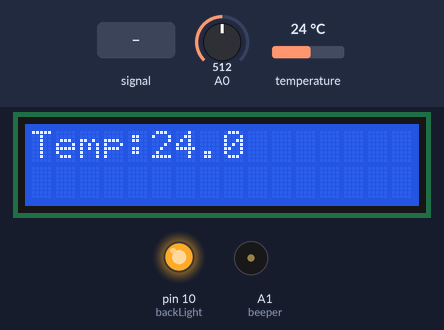
Bench run of a sketch on a simulated Arduino Uno, built with avr-gcc and run on an emulated ATmega328P. Shown: 16×2 character LCD, output pins drawn as LEDs (lit = HIGH), buzzer (waves = sounding). Inputs (shaded band) come from the test bench; at power-on: A0 = 512, temperature 24 °C. What the sketch prints to the serial monitor is not drawn.

Above: at 2.3 s.
2.4 s: A0 fed a 200 Hz sine of ±81 counts around its level
4.5 s: A0 set to 370
10.5 s: temperature set to 12 °C
At 12.4 s:
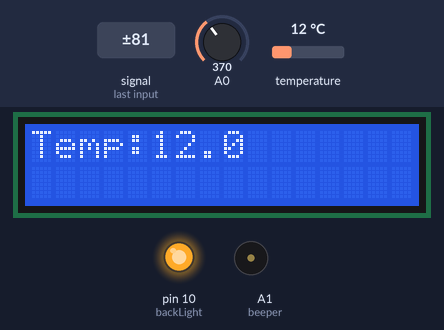
15.1 s: temperature set to 19 °C
At 16.2 s:
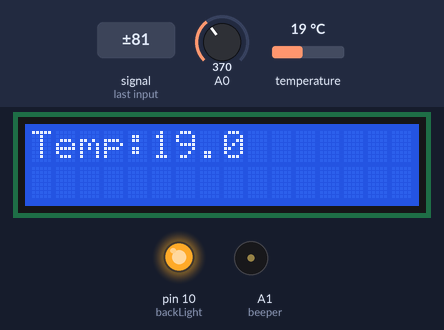
18.9 s: A0 set to 537
20.9 s: A0 set to 572
Timing chart, 0 to 23.9 s (numbered marks = the images above; inputs shaded):
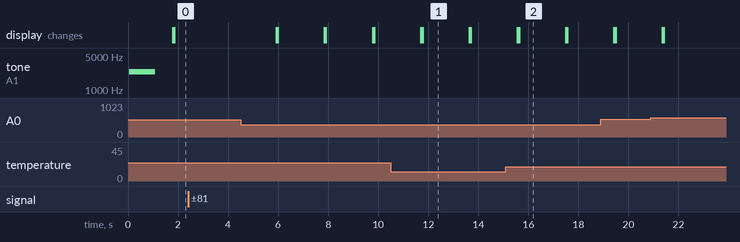

The sketch:

lcd_keypad_sketch_20nov16.ino
```cpp
//libraries
#include <Wire.h>
#include <RTClib.h>
#include <LiquidCrystal.h>
#include <OneWire.h>

//initialisation of the lcd
LiquidCrystal lcd(8, 9, 4, 5, 6, 7);
//temperature sensor
int DS18S20_Pin = 2; //DS18S20 Signal pin on digital 2

//Temperature chip i/o
OneWire ds(DS18S20_Pin); // on digital pin 2

// define variablesfor the lcd and keypad
bool backLightOn = 1;
int lcd_key = 0;
int adc_key_in = 0;

//define variables for the use of peltier and the fan
int peltier = 3; //The N-Channel MOSFET is on digital pin 3
int power = 0; //Power level from 0 to 99%
int peltier_level = map(power, 0, 99, 0, 255); //This is a value from 0 to 255 that actually controls the MOSFET

// define constants
const int backLight = 10;
const int pirPin = 16;
#define btnRIGHT  0
#define btnUP     1
#define btnDOWN   2
#define btnLEFT   3
#define btnSELECT 4
#define btnNONE   5
#define beeper A1
#define shortBeep 100
#define longBeep  500

void setup (void) {
  Serial.begin(9600);           //display info in console
  pinMode(backLight, OUTPUT);   //set pin to control backlight of the display
  digitalWrite(backLight, LOW); // turn backlight off
  pinMode(beeper, OUTPUT);
  digitalWrite(beeper, LOW);
// test the beeper sound by oscillating the driving signal at high frequency
   for( int j=0; j<2400; j++ ){
      digitalWrite(beeper, HIGH);
      delayMicroseconds(208);
      digitalWrite(beeper, LOW);
      delayMicroseconds(208);
   }

  Wire.begin();
  digitalWrite(backLight, HIGH); // turn backlight on
}

void loop (void) {
  float temperature = getTemp(); //will take about 750ms to run
  Serial.println(temperature);
  digitalTempDisplay(temperature); // update temperature

  for (int i = 0; i < 10000; i++)
  {
    button_loop(); //check for button pushed
  }
}

void printDigits(byte digits)
{
  // utility function for digital clock display: prints preceding colon and leading 0
  lcd.print(":");
  if(digits < 10)
    lcd.print('0');
  lcd.print(digits,DEC);
}

void digitalTempDisplay(float temperature)
{
  //sound alarm
  //setOffAlarm();
  int temp_int = temperature;
  int temp_dec = 100 * (temperature - temp_int);
  lcdClear();
  lcd.print("Temp:");
  lcd.print(temp_int,DEC);
  lcd.print(".");
  lcd.print(temp_dec,DEC);
  //printDigits(temperature);

}

void button_loop()
{
  int button = read_LCD_buttons();
  if (button == btnSELECT)
  {
    timedBeep(shortBeep,1);
    //selectMenu();
  }
}


// read the buttons
int read_LCD_buttons()
{
  adc_key_in = analogRead(0);      // read the value from the sensor
  // my buttons when read are centered at these valies: 0, 144, 329, 504, 741
  // we add approx 50 to those values and check to see if we are close
  if (adc_key_in > 1000) return btnNONE; // We make this the 1st option for speed reasons since it will be the most likely result
  if (adc_key_in < 50)   return btnRIGHT;
  if (adc_key_in < 195)  return btnUP;
  if (adc_key_in < 380)  return btnDOWN;
  if (adc_key_in < 555)  return btnLEFT;
  if (adc_key_in < 790)  return btnSELECT;
  return btnNONE;  // when all others fail, return this...

}

void timedBeep(int beepTime, int beepCount)
{
  for (int i = 0; i < beepCount; i ++)
  {
    digitalWrite(beeper, HIGH);
    delay(beepTime);
    digitalWrite(beeper, LOW);
    delay(beepTime);
  }
}

void lcdClear(){
  // 8/1/2012 Fixed default day and hour settings on set date/time
  //lastDay = 0;
  //lastMinute = 0;
  //resetClock = true;
  lcd.clear();
  lcd.begin(16,2);
  lcd.setCursor(0,0);
}

float getTemp(){
 //returns the temperature from one DS18S20 in DEG Celsius

 byte data[12];
 byte addr[8];

 if ( !ds.search(addr)) {
   //no more sensors on chain, reset search
   ds.reset_search();
   return -1000;
 }

 if ( OneWire::crc8( addr, 7) != addr[7]) {
   Serial.println("CRC is not valid!");
   return -1000;
 }

 if ( addr[0] != 0x10 && addr[0] != 0x28) {
   Serial.print("Device is not recognized");
   return -1000;
 }

 ds.reset();
 ds.select(addr);
 ds.write(0x44,1); // start conversion, with parasite power on at the end

 delay(750); // Wait for temperature conversion to complete

 byte present = ds.reset();
 ds.select(addr);
 ds.write(0xBE); // Read Scratchpad


 for (int i = 0; i < 9; i++) { // we need 9 bytes
  data[i] = ds.read();
 }

 ds.reset_search();

 byte MSB = data[1];
 byte LSB = data[0];

 float tempRead = ((MSB << 8) | LSB); //using two's compliment
 float TemperatureSum = tempRead / 16;

 return TemperatureSum;

}
```

Measured:
- after the input at 10.5 s, the display: first differs from a run without the input after 1.3 s (image 1)
- after the input at 15.1 s, the display: first differs from a run without the input after 0.53 s (image 2)
- what the display in image 1 shows lasts 1.8 s, from 11.8 s to 13.6 s
